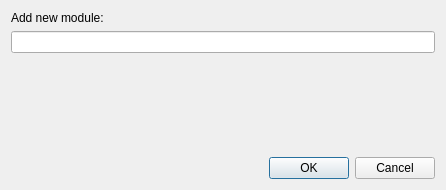
<?xml version="1.0" encoding="UTF-8"?>
<ui version="4.0">
 <class>Dialog</class>
 <widget class="QDialog" name="Dialog">
  <property name="geometry">
   <rect>
    <x>0</x>
    <y>0</y>
    <width>446</width>
    <height>190</height>
   </rect>
  </property>
  <property name="windowTitle">
   <string>New module...</string>
  </property>
  <layout class="QVBoxLayout" name="verticalLayout">
   <item>
    <widget class="QLabel" name="labelHeader">
     <property name="text">
      <string>Add new module:</string>
     </property>
    </widget>
   </item>
   <item>
    <widget class="QLineEdit" name="lineEditNewModule"/>
   </item>
   <item>
    <spacer name="verticalSpacer">
     <property name="orientation">
      <enum>Qt::Vertical</enum>
     </property>
     <property name="sizeHint" stdset="0">
      <size>
       <width>20</width>
       <height>40</height>
      </size>
     </property>
    </spacer>
   </item>
   <item>
    <widget class="QDialogButtonBox" name="buttonBox">
     <property name="orientation">
      <enum>Qt::Horizontal</enum>
     </property>
     <property name="standardButtons">
      <set>QDialogButtonBox::Cancel|QDialogButtonBox::Ok</set>
     </property>
    </widget>
   </item>
  </layout>
 </widget>
 <resources/>
 <connections>
  <connection>
   <sender>buttonBox</sender>
   <signal>accepted()</signal>
   <receiver>Dialog</receiver>
   <slot>accept()</slot>
   <hints>
    <hint type="sourcelabel">
     <x>248</x>
     <y>254</y>
    </hint>
    <hint type="destinationlabel">
     <x>157</x>
     <y>274</y>
    </hint>
   </hints>
  </connection>
  <connection>
   <sender>buttonBox</sender>
   <signal>rejected()</signal>
   <receiver>Dialog</receiver>
   <slot>reject()</slot>
   <hints>
    <hint type="sourcelabel">
     <x>316</x>
     <y>260</y>
    </hint>
    <hint type="destinationlabel">
     <x>286</x>
     <y>274</y>
    </hint>
   </hints>
  </connection>
 </connections>
</ui>
